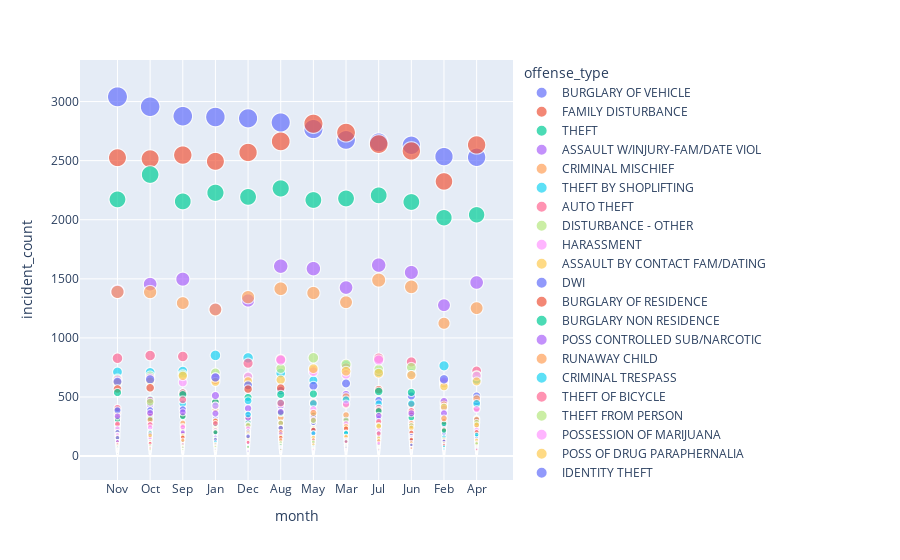

Notebook code cell kept with this figure:
### Code cell
fig = px.scatter(offense_type_month, x='month', y='incident_count', color='offense_type', size='incident_count')
fig.show()
